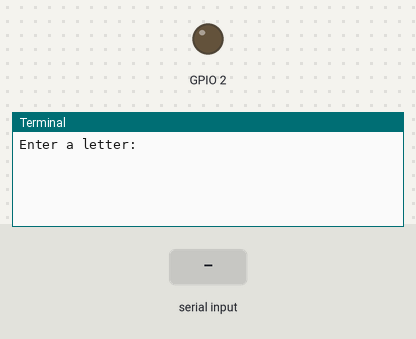
This program was run on a simulated Raspberry Pi (BCM pin numbers). Shown: output pins drawn as LEDs (lit = HIGH), the last lines printed to the terminal. Inputs (shaded band) come from the test bench.

Above: at 1.2 s.
1.3 s: "A" typed at the terminal, then Enter
At 1.8 s:
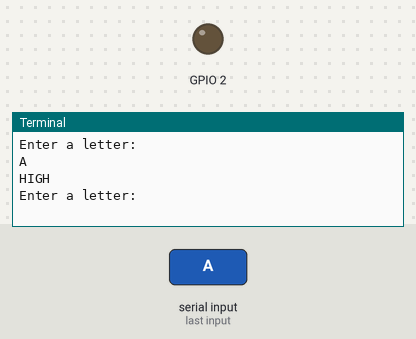
2.8 s: "B" typed at the terminal, then Enter
At 4.0 s:
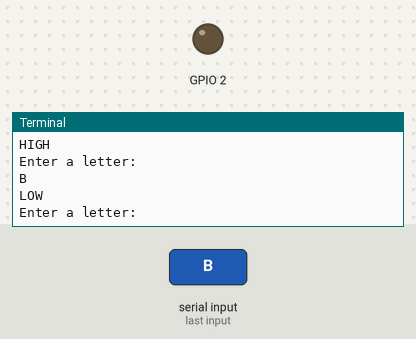
4.3 s: "1" typed at the terminal, then Enter
At 5.3 s:
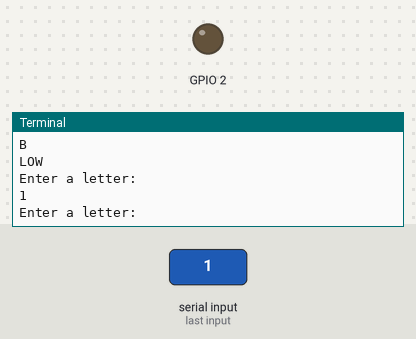

Measured:
- after the input at 1.3 s, the terminal: prints a new line at once (image 1)
- after the input at 2.8 s, the terminal: prints a new line at once (image 2)
- after the input at 4.3 s, the terminal: prints a new line at once (image 3)

The program:

exampleGPIO.py
```python
import RPi.GPIO as GPIO
import time

GPIO.setmode(GPIO.BCM)
GPIO.setup(2, GPIO.OUT)

contin = True

while contin:
    val = str(input('Enter a letter: '))
    if val == 'A':
        print('HIGH')
        #GPIO.output(2, GPIO.HIGH)
    elif val == 'B':
        print('LOW')
        #GPIO.output(2, GPIO.LOW)
    elif val == 'Z':
        contin = False
```
